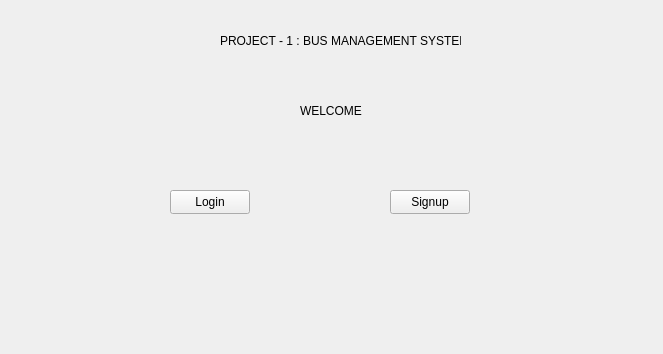
<?xml version="1.0" encoding="UTF-8"?>
<ui version="4.0">
 <class>StartWindow</class>
 <widget class="QWidget" name="StartWindow">
  <property name="geometry">
   <rect>
    <x>0</x>
    <y>0</y>
    <width>663</width>
    <height>354</height>
   </rect>
  </property>
  <property name="windowTitle">
   <string>Form</string>
  </property>
  <widget class="QPushButton" name="btnLogin">
   <property name="geometry">
    <rect>
     <x>170</x>
     <y>190</y>
     <width>80</width>
     <height>24</height>
    </rect>
   </property>
   <property name="text">
    <string>Login</string>
   </property>
  </widget>
  <widget class="QPushButton" name="btnSignup">
   <property name="geometry">
    <rect>
     <x>390</x>
     <y>190</y>
     <width>80</width>
     <height>24</height>
    </rect>
   </property>
   <property name="text">
    <string>Signup</string>
   </property>
  </widget>
  <widget class="QLabel" name="label">
   <property name="geometry">
    <rect>
     <x>220</x>
     <y>20</y>
     <width>241</width>
     <height>41</height>
    </rect>
   </property>
   <property name="text">
    <string>PROJECT - 1 : BUS MANAGEMENT SYSTEM</string>
   </property>
  </widget>
  <widget class="QLabel" name="label_2">
   <property name="geometry">
    <rect>
     <x>300</x>
     <y>90</y>
     <width>91</width>
     <height>41</height>
    </rect>
   </property>
   <property name="text">
    <string>WELCOME</string>
   </property>
  </widget>
 </widget>
 <resources/>
 <connections/>
</ui>
